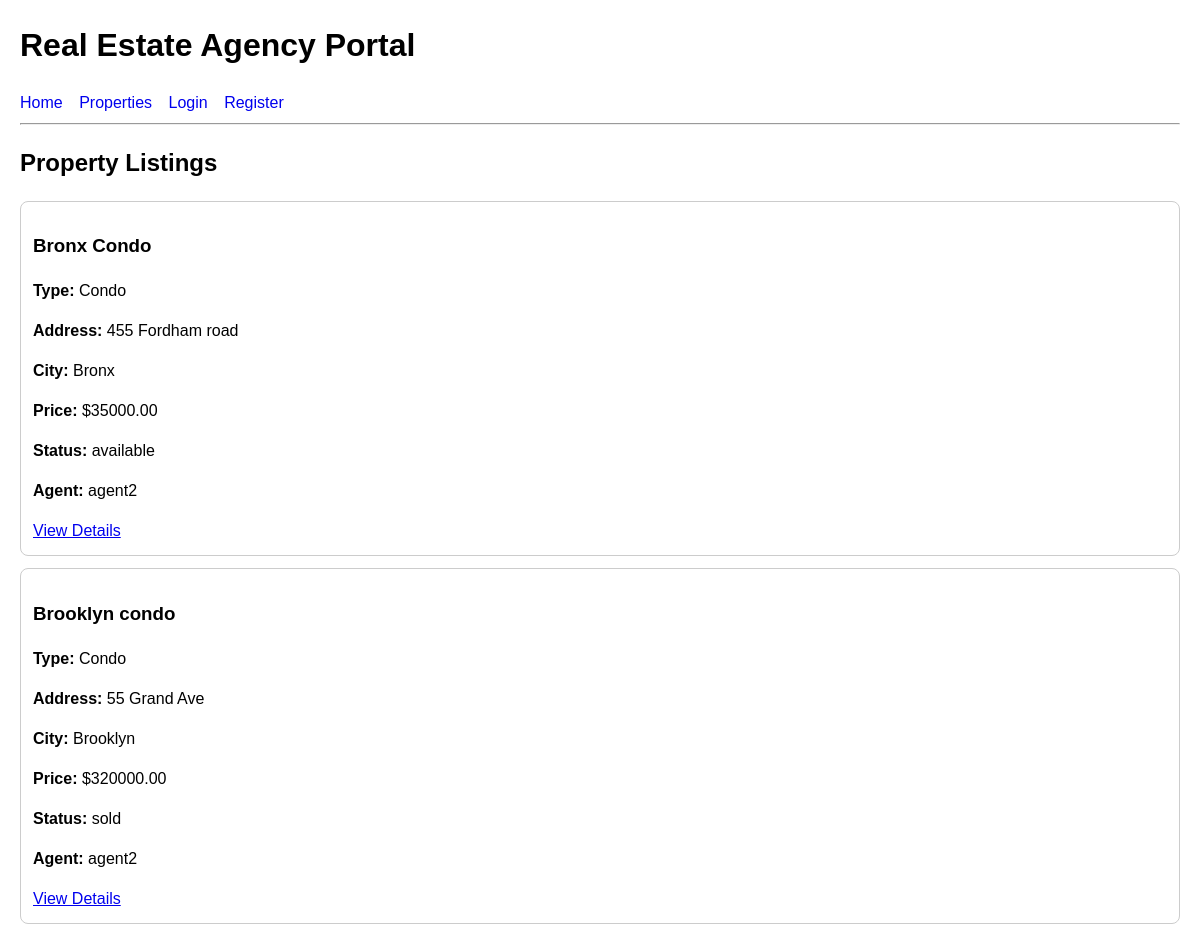
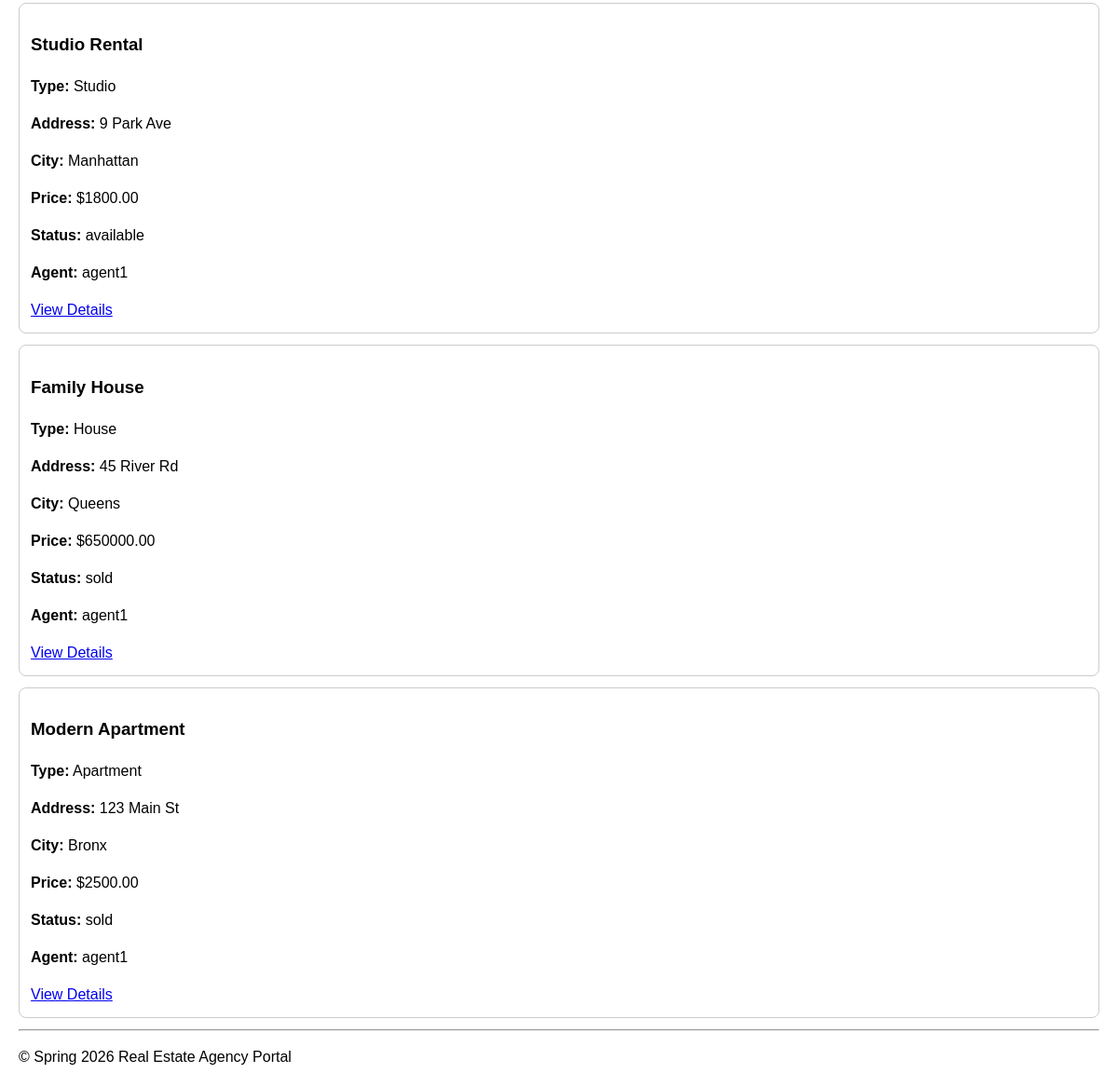
/properties.php, run on the app's committed database (2 pictures, top to bottom).
### tables this page shows
CREATE TABLE `properties` (
  `propertyId` int(11) NOT NULL,
  `title` varchar(100) NOT NULL,
  `propertyType` varchar(50) NOT NULL,
  `address` varchar(200) NOT NULL,
  `city` varchar(100) NOT NULL,
  `price` decimal(12,2) NOT NULL,
  `status` enum('available','sold','rented') NOT NULL DEFAULT 'available',
  `agentId` int(11) NOT NULL
);

CREATE TABLE `users` (
  `userId` int(11) NOT NULL,
  `userName` varchar(50) NOT NULL,
  `contactInfo` varchar(200) DEFAULT NULL,
  `passwordHash` varchar(255) NOT NULL,
  `userType` enum('agent','buyer','renter') NOT NULL
);

### classes/RealEstateDatabase.php (called while the page is built, shortened)
<?php
require_once __DIR__ . '/Database.php';
class RealEstateDatabase {
    private PDO $conn;
    public function __construct() {
        $database = new Database();
        $this->conn = $database->connect();
    }
    public function getAllProperties(): array {
        $sql = "SELECT p.*, u.userName AS agentName
                FROM Properties p
                JOIN Users u ON p.agentId = u.userId
                ORDER BY p.propertyId DESC";
        $stmt = $this->conn->query($sql);
        return $stmt->fetchAll();
    }
}
?>

### classes/Database.php (called while the page is built, shortened)
<?php
class Database {
    private ?PDO $conn = null;
    public function connect(): PDO {
        if ($this->conn === null) {
            try {
                $dsn = "mysql:host=" . DB_HOST . ";dbname=" . DB_NAME . ";charset=utf8mb4";
                $this->conn = new PDO($dsn, DB_USER, DB_PASS, [
                    PDO::ATTR_ERRMODE => PDO::ERRMODE_EXCEPTION,
                    PDO::ATTR_DEFAULT_FETCH_MODE => PDO::FETCH_ASSOC
                ]);
            } catch (PDOException $e) {
                die("Database connection failed: " . $e->getMessage());
            }
        }
        return $this->conn;
    }
}
?>

### properties.php (the view, shortened to what this page needs)
<?php
require_once 'classes/RealEstateDatabase.php';
$db = new RealEstateDatabase();
$properties = $db->getAllProperties();
?>
<?php include 'includes/header.php'; ?>
<h2>Property Listings</h2>
<?php foreach ($properties as $property): ?>
    <div class="card">
        <h3><?= htmlspecialchars($property['title']) ?></h3>
        <p><strong>Type:</strong> <?= htmlspecialchars($property['propertyType']) ?></p>
        <p><strong>Address:</strong> <?= htmlspecialchars($property['address']) ?></p>
        <p><strong>City:</strong> <?= htmlspecialchars($property['city']) ?></p>
        <p><strong>Price:</strong> $<?= htmlspecialchars($property['price']) ?></p>
        <p><strong>Status:</strong> <?= htmlspecialchars($property['status']) ?></p>
        <p><strong>Agent:</strong> <?= htmlspecialchars($property['agentName']) ?></p>
        <a href="property_details.php?id=<?= (int)$property['propertyId'] ?>">View Details</a>
    </div>
<?php endforeach; ?>
<?php include 'includes/footer.php'; ?>

### includes/header.php (shortened to what this page needs)
<!DOCTYPE html>
<html lang="en">
<head>
    <link rel="stylesheet" href="assets/style.css">
</head>
<body>
<header>
    <h1>Real Estate Agency Portal</h1>
    <nav>
        <a href="index.php">Home</a>
        <a href="properties.php">Properties</a>
        <?php if (isset($_SESSION['user'])): ?>
            <a href="dashboard.php">Dashboard</a>
            <a href="logout.php">Logout</a>
        <?php else: ?>
            <a href="login.php">Login</a>
            <a href="register.php">Register</a>
        <?php endif; ?>
    </nav>
    <hr>
</header>
<main>

### includes/footer.php
</main>
<footer>
    <hr>
    <p>&copy; Spring 2026 Real Estate Agency Portal</p>
</footer>
</body>
</html>

### assets/style.css (style rules this page uses)
body { font-family: Arial, sans-serif; margin: 20px; line-height: 1.5; }
nav a { margin-right: 12px; text-decoration: none; }
.card { border: 1px solid #ccc; padding: 12px; margin-bottom: 12px; border-radius: 8px; }

### data on the page
properties: title "Bronx Condo", propertyType "Condo", address "455 Fordham road", city "Bronx", price "35000.00", status "available", agentId.userName "agent2"
properties: title "Brooklyn condo", propertyType "Condo", address "55 Grand Ave", city "Brooklyn", price "320000.00", status "sold", agentId.userName "agent2"
properties: title "Studio Rental", propertyType "Studio", address "9 Park Ave", city "Manhattan", price "1800.00", status "available", agentId.userName "agent1"
properties: title "Family House", propertyType "House", address "45 River Rd", city "Queens", price "650000.00", status "sold", agentId.userName "agent1"
properties: title "Modern Apartment", propertyType "Apartment", address "123 Main St", city "Bronx", price "2500.00", status "sold", agentId.userName "agent1"
